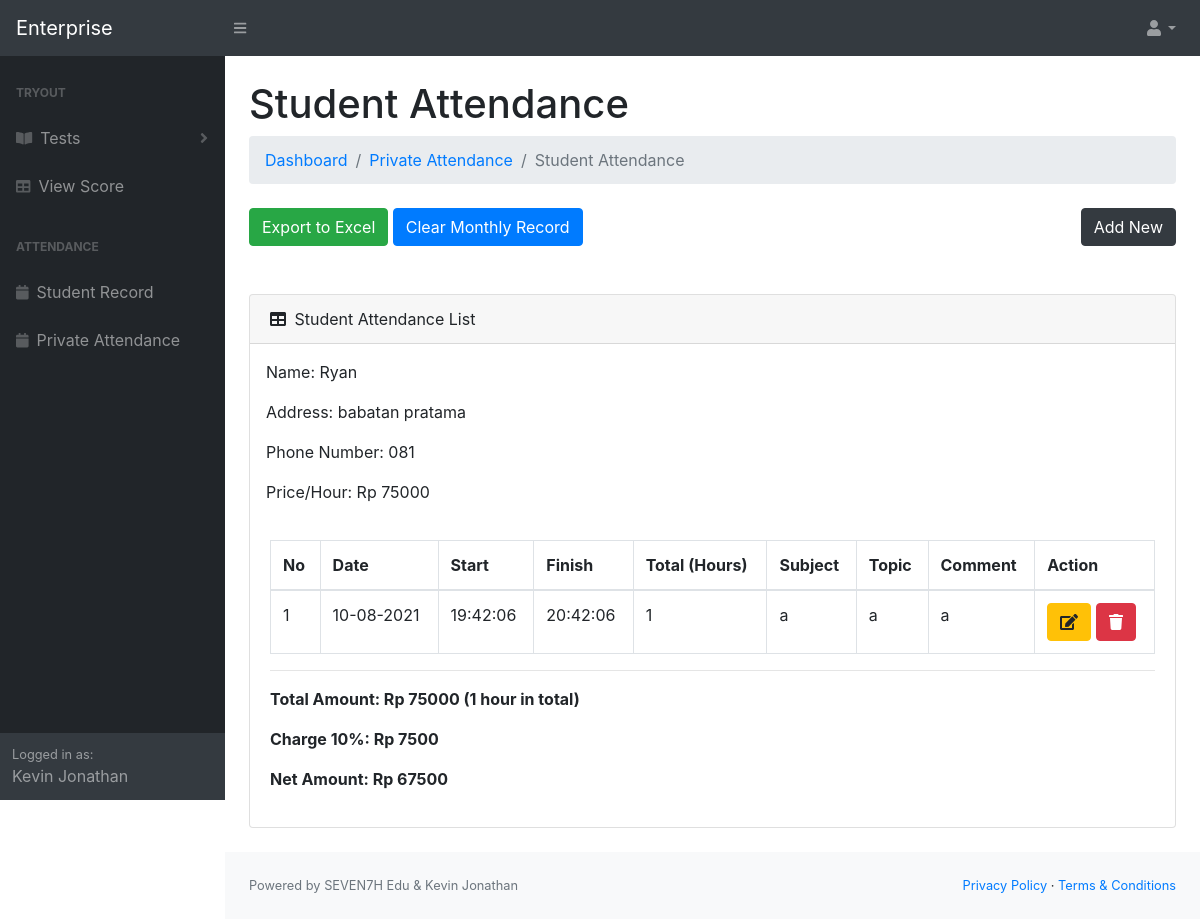
The page /enterprise/student_private.php?id=3 (signed in) on the database as committed earlier.
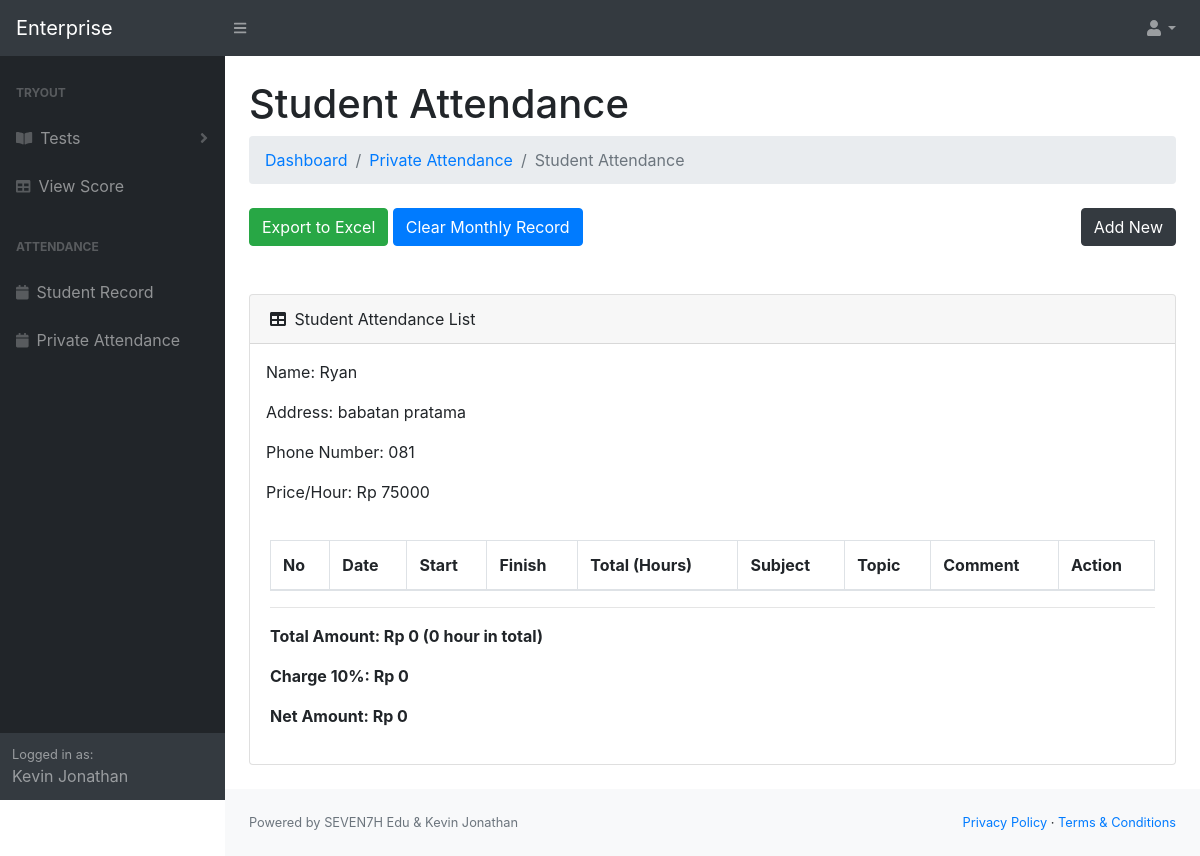
The same page on the database as committed later.
### tables this page shows
CREATE TABLE `heyseven7h_student` (
  `id` int(11) NOT NULL,
  `name` varchar(100) NOT NULL,
  `address` varchar(255) NOT NULL,
  `phone` varchar(100) NOT NULL,
  `priceperhour` int(11) NOT NULL,
  `tutor_id` int(11) DEFAULT NULL
);

CREATE TABLE `heyseven7h_private_attendance` (
  `id` int(11) NOT NULL,
  `date` date NOT NULL,
  `start` time NOT NULL,
  `finish` time NOT NULL,
  `subject` varchar(100) NOT NULL,
  `topic` varchar(255) NOT NULL,
  `comment` varchar(255) NOT NULL,
  `student_id` int(11) DEFAULT NULL,
  `tutor_id` int(11) DEFAULT NULL
);

### enterprise/student_private.php (the view, shortened to what this page needs)
<?php
require_once 'connect.php';
if (isset($_SESSION["loggedin"])) {
?>
<!DOCTYPE html>
<html lang="en">
<head>
    <link href="css/styles.css" rel="stylesheet" />
    <link href="https://cdn.datatables.net/1.10.20/css/dataTables.bootstrap4.min.css" rel="stylesheet"
 />
</head>
<body class="sb-nav-fixed">
    <?php include('components/navbar.php'); ?>
    <div id="layoutSidenav_content">
        <main>
            <div class="container-fluid">
                <h1 class="mt-4">Student Attendance</h1>
                <ol class="breadcrumb mb-4">
                    <li class="breadcrumb-item"><a href="index.php">Dashboard</a></li>
                    <li class="breadcrumb-item"><a href="privateattendance.php">Private Attendance</a></li>
                    <li class="breadcrumb-item active">Student Attendance</li>
                </ol>
                <div class="row">
                    <div class="col-sm-6">
                        <button class="btn btn-success" onclick="exportTableToXlsx()">Export to Excel</button>
                        <button class="btn btn-primary" data-toggle="modal" data-target="#clearModal">Clear Monthly
                            Record</button>
                    </div>
                    <div class="col-sm-6">
                        <a style="float: right;"><button data-toggle='modal' data-target='#addModal'
                                class="btn btn-dark">Add
                                New</button></a>
                    </div>
                </div>
                <br><br>
                <div class="card mb-4">
                    <div class="card-header">
                        <i class="fas fa-table mr-1"></i>
                        Student Attendance List
                    </div>
                    <?php
                        if($_SERVER["REQUEST_METHOD"] == "GET") {
                            if(isset($_GET["id"])) {
                                $id = $_GET["id"];
                            }
                        }
                        $sql = "SELECT * FROM heyseven7h_student WHERE id=$id";
                        $result = $conn->query($sql);
                        $pricePerHour = 0;
                        if ($result->num_rows > 0) {
                            while($row = $result->fetch_assoc()) {
                                if($row["tutor_id"] == $_SESSION["id"] || $_SESSION["role"] == 0) {
                                    echo "<div style='margin-left: 1rem; margin-top: 1rem;'><p id='idStudent' style='display:none;'>". $id ."</p><p>Name: " . $row["name"]. "</p><p>Address: " . $row["address"]. "</p><p>Phone Number: " .
                              $row["phone"]."</p><p>Price/Hour: Rp ".$row["priceperhour"]."</p></div>";
                              $pricePerHour = $row["priceperhour"];
                                }
                            }
                          }
                    ?>
                    <div class="card-body">
                        <div class="table-responsive">
                            <table class="table table-bordered" id="dataTable" width="100%" cellspacing="0">
                                <thead>
                                    <tr>
                                        <th>No</th>
                                        <th>Date</th>
                                        <th>Start</th>
                                        <th>Finish</th>
                                        <th>Total (Hours)</th>
                                        <th>Subject</th>
                                        <th>Topic</th>
                                        <th>Comment</th>
                                        <th class="action">Action</th>
                                    </tr>
                                </thead>
                                <tbody>
                                    <?php
                                    $total_hours = 0;
                                    $counter = 1;
                                                $sql = "SELECT id, DATE_FORMAT(date, '%d-%m-%Y') AS date, start, finish, EXTRACT(HOUR FROM TIMEDIFF(finish, start)) + (EXTRACT(MINUTE FROM TIMEDIFF(finish, start)) + EXTRACT(SECOND FROM TIMEDIFF(finish, start))/60)/60 AS difference, subject, topic, comment, student_id FROM heyseven7h_private_attendance WHERE student_id=$id";
                                                $result = $conn->query($sql);
                                                if ($result->num_rows > 0) {
                                                  while($row = $result->fetch_assoc()) {
                                                    $total_hours += $row["difference"];
                                                    echo "<td>" . $counter. "</td><td>" . $row["date"]. "</td><td>" .
                                                    $row["start"]."</td><td>".$row["finish"]."</td><td>".
                                                    floatval($row["difference"])."</td><td>".
                                                    $row["subject"]."</td><td>".$row["topic"]."</td><td>".$row["comment"]."<td>
                                                    <button class='btn btn-warning action' title='Edit' onclick='editPage(".$row["id"].")' data-toggle='modal' data-target='#editModal'><i class='fas fa-edit'></i></button>&nbsp;<button class='btn btn-danger action' title='Delete' onclick='deletePage(".$row["id"].")' data-toggle='modal' data-target='#deleteModal'><i class='fas fa-trash'></i></button></td></tr></a>";
                                                    $counter++;
                                                  }
                                                }
                                            ?>
                                </tbody>
                            </table>
                            <hr>
                            <p style="font-weight: bold; text-align: left;">
                                <?php
                                $total_amount = $total_hours * $pricePerHour;
                                echo "Total Amount: Rp $total_amount ($total_hours hour in total)" ;
                            ?>
                            </p>
                            <p style="font-weight: bold; text-align: left;">
                                <?php
                                $charge = $total_amount * 0.1;
                                echo "Charge 10%: Rp $charge" ;
                            ?>
                            </p>
                            <p style="font-weight: bold; text-align: left;">
                                <?php
                                $maximum_total = $total_amount - $total_amount * 0.1;
                                echo "Net Amount: Rp $maximum_total" ;
                            ?>
                            </p>
                        </div>
                    </div>
                </div>
            </div>
        </main>
        <?php include('components/footer.php'); ?>
    </div>
    </div>
</body>
</html>
<?php
}
else{
    header("location:login.php");
}
?>

### enterprise/components/navbar.php (shortened to what this page needs)
<nav class="sb-topnav navbar navbar-expand navbar-dark bg-dark">
    <a class="navbar-brand" href="index.php">Enterprise</a>
    <button class="btn btn-link btn-sm order-1 order-lg-0" id="sidebarToggle" href="#"><i
            class="fas fa-bars"></i></button>
    <ul class="navbar-nav ml-auto ml-md-0">
        <li class="nav-item dropdown">
            <a class="nav-link dropdown-toggle" id="userDropdown" href="#" role="button" data-toggle="dropdown"
                aria-haspopup="true" aria-expanded="false"><i class="fas fa-user fa-fw"></i></a>
        </li>
    </ul>
</nav>
<div id="layoutSidenav">
    <div id="layoutSidenav_nav">
        <nav class="sb-sidenav accordion sb-sidenav-dark" id="sidenavAccordion">
            <div class="sb-sidenav-menu">
                <div class="nav">
                    <div class="sb-sidenav-menu-heading">Tryout</div>
                    <a class="nav-link collapsed" href="#" data-toggle="collapse" data-target="#collapsePages"
                        aria-expanded="false" aria-controls="collapsePages">
                        <div class="sb-nav-link-icon"><i class="fas fa-book-open"></i></div>
                        Tests
                        <div class="sb-sidenav-collapse-arrow"><i class="fas fa-angle-down"></i></div>
                    </a>
                    <a class="nav-link" href="viewscore.php">
                        <div class="sb-nav-link-icon"><i class="fas fa-table"></i></div>
                        View Score
                    </a>
                    <div class="sb-sidenav-menu-heading">Attendance</div>
                    <a class="nav-link" href="studentrecord.php">
                        <div class="sb-nav-link-icon"><i class="fa fa-calendar" aria-hidden="true"></i></div>
                        Student Record
                    </a>
                    <a class="nav-link" href="privateattendance.php">
                        <div class="sb-nav-link-icon"><i class="fa fa-calendar" aria-hidden="true"></i></div>
                        Private Attendance
                    </a>
                </div>
            </div>
            <div class="sb-sidenav-footer">
                <div class="small">Logged in as:</div>
                <?php echo $_SESSION["name"]; ?>
            </div>
        </nav>
    </div>

### enterprise/components/footer.php
<footer class="py-4 bg-light mt-auto">
    <div class="container-fluid">
        <div class="d-flex align-items-center justify-content-between small">
            <div class="text-muted">Powered by SEVEN7H Edu & Kevin Jonathan</div>
            <div>
                <a href="privacypolicy.php">Privacy Policy</a>
                &middot;
                <a href="termscondition.php">Terms &amp; Conditions</a>
            </div>
        </div>
    </div>
</footer>

Rows that differ between the two databases and show on the page:
removed heyseven7h_private_attendance: date "10-08-2021", start "19:42:06", finish "20:42:06", difference "1", subject "a", topic "a", comment "a"
computed for heyseven7h_student "Ryan": priceperhour "75000" → "0"; priceperhour "7500" → "0"; priceperhour "67500" → "0"
Other text that changed with them:
$total_hours: "1" → "0"
